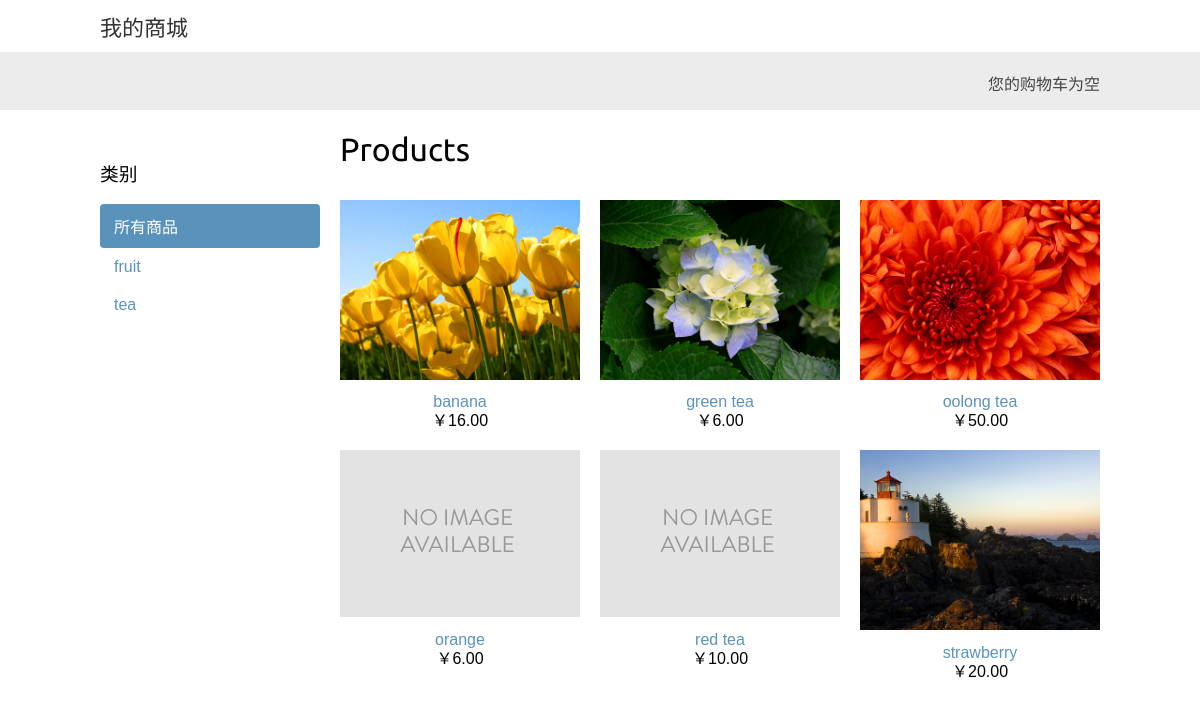
The page / on the database its author committed.
### shop/models.py (models this page shows, shortened)
class Category(models.Model):
    name = models.CharField(max_length=200, db_index=True)
    slug = models.SlugField(max_length=200, unique=True)   # 该语句仅仅只对英文有效，中文的不支持自动链接
    class Meta:
        ordering = ('name', )
        verbose_name = 'category'
        verbose_name_plural = 'categories'
    def get_absolute_url(self):
        return reverse('shop:product_list_by_category', args=[self.slug])

class Product(models.Model):
    category = models.ForeignKey(Category, related_name='products', on_delete=models.CASCADE)
    name = models.CharField(max_length=200, db_index=True)
    slug = models.SlugField(max_length=200, db_index=True)
    image = models.ImageField(upload_to='products/%Y/%m/%d', blank=True)
    description = models.TextField(blank=True)
    price = models.DecimalField(max_digits=10, decimal_places=2)
    available = models.BooleanField(default=True, verbose_name="是否有存货")
    created = models.DateTimeField(auto_now_add=True)
    updated = models.DateTimeField(auto_now=True)
    class Meta:
        ordering = ('name', )
        index_together = (('id', 'slug'),)
    def get_absolute_url(self):
        return reverse('shop:product_detail', args=[self.id, self.slug])

### shop/views.py (the view)
# urls.py: path('', views.product_list, name='product_list'),
def product_list(request, category_slug=None):
    category = None
    categories = Category.objects.all()
    products = Product.objects.filter(available=True)
    if category_slug:
        category = get_object_or_404(Category, slug=category_slug)
        products = products.filter(category=category)
    return render(request, 'shop/product/list.html',
                  {'category': category, 'categories': categories, 'products': products})

### cart/cart.py (called while the page is built)
    def __len__(self):
        return sum(item['quantity'] for item in self.cart.values())

### cart/context_processors.py (called while the page is built)
def cart(request):
    return {'cart': Cart(request)}

### shop/templates/shop/product/list.html (shortened to what this page needs)
{% extends "shop/base.html" %}
{% load static %}
{% block content %}
<div id="sidebar">
    <h3>类别</h3>
    <ul>
        <li {% if not category %} class="selected"{% endif %}>
            <a href="{% url 'shop:product_list'%}">所有商品</a>
        </li>
        {% for c in categories %}
        <li {% if category.slug == c.slug %} class="selected" {% endif %}>
            <a href="{{ c.get_absolute_url }}">{{ c.name }}</a>
        </li>
        {% endfor %}
    </ul>
</div>
<div id="main" class="product-list">
    <h1>{% if category %}{{ category.name }}{% else %}Products{% endif %}</h1>
    {% for product in products %}
    <div class="item">
        <a href="{{ product.get_absolute_url }}">
            <img src="{% if product.image %}{{ product.image.url }}{% else %}{% static 'img/no_image.png' %}{% endif %}">
        </a>
        <a href="{{ product.get_absolute_url }}">{{ product.name }}</a><br>
        ￥{{ product.price }}
    </div>
    {% endfor %}
</div>
{% endblock %}

### shop/templates/shop/base.html (shortened to what this page needs)
<!DOCTYPE html>
{% load static %}
<html lang="en">
<head>
    <link href="{% static 'css/base.css'%}" rel="stylesheet">
</head>
<body>
<div id="header">
    <a href="/" class="logo">我的商城</a>
</div>
<div id="subheader">
    <div class="cart">
        {% with total_items=cart|length %}
            {% if cart|length > 0 %}
                已购:
                <a href="{% url 'cart:cart_detail'%}">
                    {{ total_items }} 件商品{{ total_items|pluralize }},
                    ${{ cart.get_total_price }}
                </a>
            {% else %}
                您的购物车为空
            {% endif %}
        {% endwith %}
    </div>
</div>
<div id="content">
    {% block content %}
    {% endblock %}
</div>
</body>
</html>

### shop/static/css/base.css (style rules this page uses)
body { margin:0; padding:0; font-family:helvetica, sans-serif; }
h1, h2, h3, h4, h5 , h6 { font-family: 'Ubuntu', sans-serif; font-weight:normal; }
a { text-decoration:none; color:#5993bb; }
#header { padding:10px 100px; font-size:18px; overflow:auto; }
#subheader { background:#ececec; color:#444; padding:15px 100px; overflow:auto; }
#header .logo { font-family: 'Ubuntu', sans-serif; float:left; color:#333; font-size:22px; margin-right:10%; }
#subheader .cart { float:right; padding-top:4px; }
#content { padding:0 100px; overflow:hidden; }
#sidebar { width:220px; padding:30px 20px 0 0; float:left; }
#sidebar ul { margin:0; padding:0; }
#sidebar ul li { margin:0; list-style:none; padding:10px 14px; }
#sidebar ul li a { display:block; }
#sidebar ul li.selected { background:#5993bb; border-radius:4px; }
#sidebar ul li.selected a { color:#fff; }
#main { float:left; width: 96%; margin-right:-220px; overflow:hidden; }
.product-list .item { width:25%; padding:10px 20px 10px 0; float:left; text-align:center; line-height:1.2; }
.product-list .item img { width:100%; margin-bottom:8px; }

### rows shown on the page
Category: name "fruit"
Category: name "tea"
Product: image (picture), name "banana", price "16.00"
Product: image (picture), name "green tea", price "6.00"
Product: image (picture), name "oolong tea", price "50.00"
Product: name "orange", price "6.00"
Product: name "red tea", price "10.00"
Product: image (picture), name "strawberry", price "20.00"
